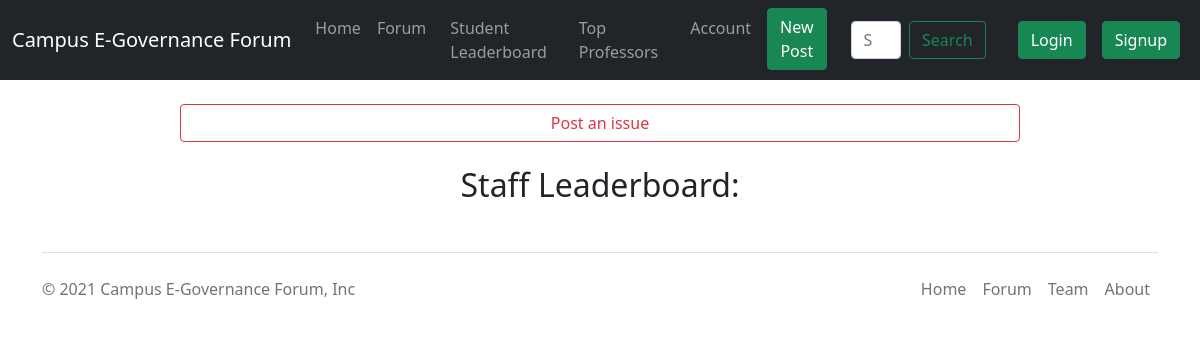
Page /forum/top-professors/ on the earlier database version.
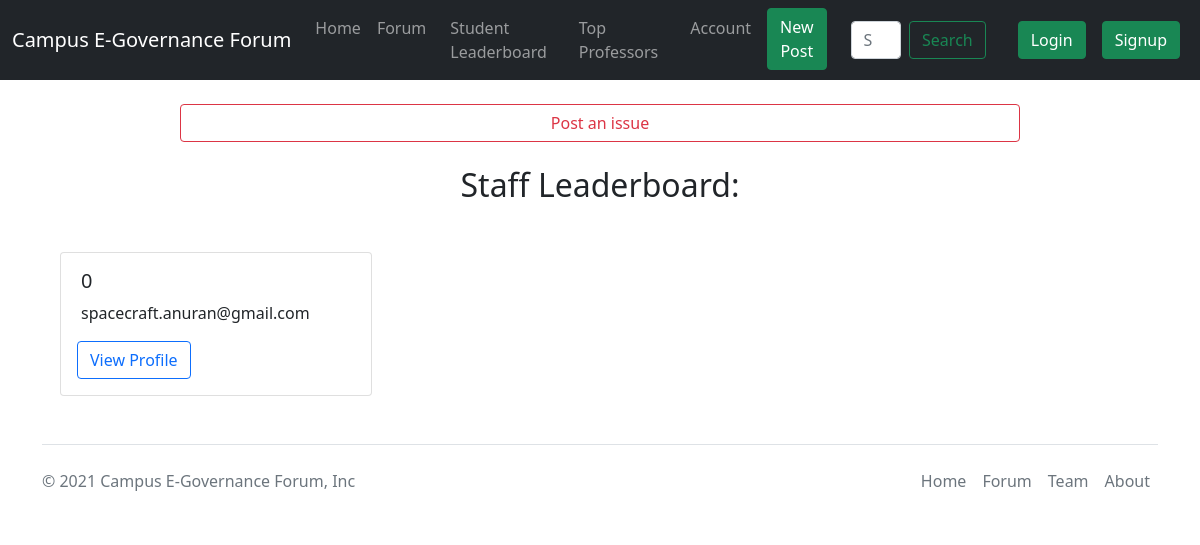
Same page on the later database version.
### forum/models.py (models this page shows, shortened)
class TeacherProfile(models.Model):
    sno = models.AutoField(primary_key=True)
    user = models.ForeignKey(User, on_delete=models.CASCADE)
    username = models.CharField(max_length=255, unique=True)
    reputation = models.IntegerField(default=0)
    tags = models.JSONField(default=dict)
    rollno = models.CharField(max_length=255, default="")

### forum/views.py (the view)
# urls.py: path('top-professors/', views.TeacherLeaderBoard, name="TeacherLeaderBoard"),
def TeacherLeaderBoard(request):
    users = list(TeacherProfile.objects.all())
    users.sort(key = lambda x: x.reputation, reverse=True)
    params = {}
    params["page_title"] = "Staff Leaderboard"
    params["users"] = users
    return render(request, 'forum/staff/leaderboard.html', params)

### forum/templates/forum/staff/leaderboard.html (shortened to what this page needs)
{% extends 'forum/base.html' %}
{% block body %}
<center><a href="newpost/" class="btn btn-outline-danger my-4" style="width: 70%;">Post an issue</a></center>
<h2 align="center">{{ page_title }}:</h2>
<div class="row my-4 mx-4">
    {% for i in users|slice:":" %}
    <div class="col-sm-4">
      <div class="card my-4 mx-4">
            <div class="card-body">
              <h5 class="card-title mx-1">{{ i.reputation }}</h5>
              <p class="card-text mx-1">{{ i.username|truncatechars:75 }}</p>
              <a href="/forum/user/{{i.username}}" class="btn btn-outline-primary">View Profile</a>
            </div>
      </div>
    </div>
    {% endfor %}
  </div>
{% endblock %}

Differences in the rows shown:
added TeacherProfile: reputation "0", username "spacecraft.anuran@gmail.com"
